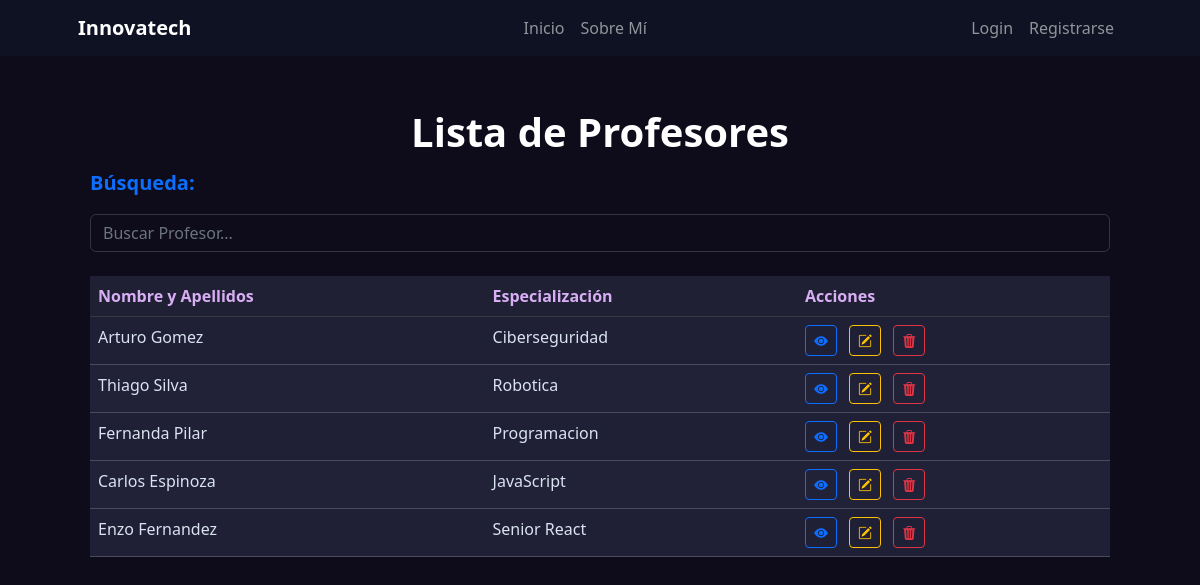
The page /profesor/list/ on the database as committed earlier.
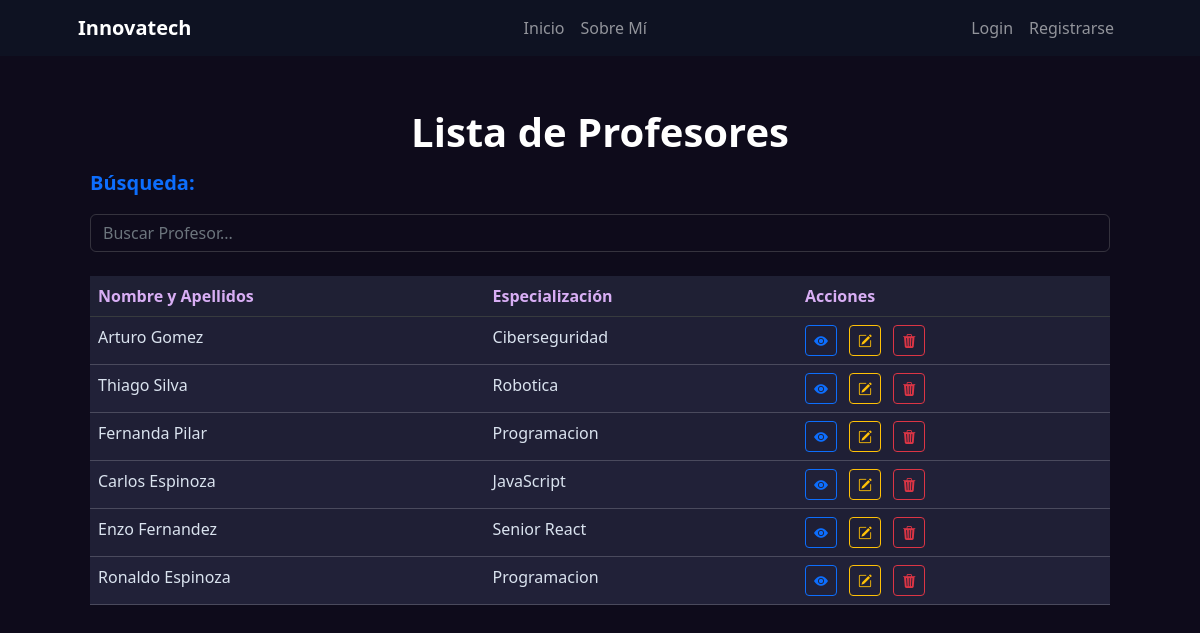
The same page on the database as committed later.
### profesor/models.py (models this page shows, shortened)
class Profesor(models.Model):
    nombre = models.CharField(max_length=50)
    apellido = models.CharField(max_length=50)
    edad = models.IntegerField()
    especializacion = models.CharField(max_length=100)
    correo_electronico = models.EmailField(unique=True)
    telefono = models.CharField(max_length=15)
    imagen = models.ImageField(upload_to='profesores/', null=True, blank=True)
    class Meta:
        verbose_name = 'Profesor'
        verbose_name_plural = 'Profesores'

### profesor/views.py (the view)
# urls.py: path("list/", views.ProfesorList.as_view(), name="list"),
class ProfesorList(ListView):
    model = models.Profesor
    def get_queryset(self) -> QuerySet:
        if self.request.GET.get("consulta"):
            consulta = self.request.GET.get("consulta")
            object_list = models.Profesor.objects.filter(
                Q(nombre__icontains=consulta) | Q(apellido__icontains=consulta))
        else:
            object_list = models.Profesor.objects.all()
        return object_list

### profesor/templates/profesor/profesor_list.html (shortened to what this page needs)
{% extends 'core/base.html' %}
{% block titulo %}Lista de Profesores{% endblock titulo %}
{% block contenido %}
    <div class="container">
        <div class="row">
            <form action="{% url 'profesor:list' %}" method="get">
                <label class="fs-5 fw-bold mb-3 text-primary">Búsqueda:</label>
                <input
                    type="text"
                    name="consulta"
                    class="form-control"
                    placeholder="Buscar Profesor..."
                >
            </form>
        </div>
        <div class="row my-4">
            <div class="col">
                {% if object_list %}
                    <table class="table table-striped table-hover"  style="background: #212138; border-color: #ffffff2f;">
                        <thead class="table-dark">
                            <tr>
                                <th scope="col" style="background: #1F2034!important; color: #d8aef4;">Nombre y Apellidos</th>
                                <th scope="col" style="background: #1F2034!important; color: #d8aef4;">Especialización</th>
                                <th scope="col" style="background: #1F2034!important; color: #d8aef4;">Acciones</th>
                            </tr>
                        </thead>
                        <tbody>
                            {% for object in object_list %}
                                <tr>
                                    <td style="color: #dae3ef">{{ object.nombre }} {{object.apellido}}</td>
                                    <td style="color: #dae3ef">{{ object.especializacion }}</td>
                                    <td>
                                        <a href="{% url 'profesor:detail' object.id %}" class="btn btn-outline-primary btn-sm me-2">
                                            <i class="bi bi-eye-fill"></i>
                                        </a>
                                        <a href="{% url 'profesor:update' object.id %}" class="btn btn-outline-warning btn-sm me-2">
                                            <i class="bi bi-pencil-square"></i>
                                        </a>
                                        <a href="{% url 'profesor:delete' object.id %}" class="btn btn-outline-danger btn-sm">
                                            <i class="bi bi-trash3-fill"></i>
                                        </a>
                                    </td>
                                </tr>
                            {% endfor %}
                        </tbody>
                    </table>
                {% elif not object_list and request.GET.consulta %}
                    <p class="text-center py-4 m-2 fs-4 text-info text-bg-dark fw-bold rounded-4">
                        No hay Profesor registrado con ese nombre 🫤
                    </p>
                {% else %}
                    <p class="text-center py-4 m-2 fs-4 text-warning text-bg-dark fw-bold rounded-4">
                       Aún no hay Profesores registrados 📢
                    </p>
                {% endif %}
            </div>
        </div>
    </div>
{% endblock contenido %}

Rows that differ between the two databases and show on the page:
added Profesor: nombre "Ronaldo", apellido "Espinoza", especializacion "Programacion"
